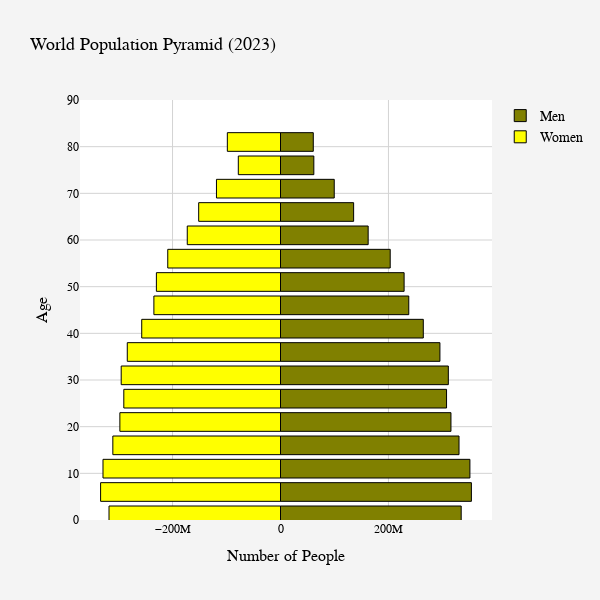

Source (notebook cell):
### Code cell
# Creating a population pyramid of the world
py.init_notebook_mode(connected=True)

layout_world1 = go.Layout(
    title="World Population Pyramid (2023)",
    title_font=dict(size=18, color='black'),
    barmode='overlay',
    width=600,
    height=600,
    paper_bgcolor='#f4f4f4',
    plot_bgcolor='#ffffff',
    font=dict(family="Arial, sans-serif", size=14, color="black"),
    xaxis=dict(
        title='Number of People',
        title_font=dict(size=16),
        tickfont=dict(size=12),
        gridcolor='lightgray'
    ),
    yaxis=dict(
        range=[0, 90],
        title='Age',
        title_font=dict(size=16),
        tickfont=dict(size=12),
        gridcolor='lightgray'
    ),
    showlegend=True
)

bins_world1 = [go.Bar(x = world.loc[str(2023),:].filter(regex="Male").values,
               y = [int(s[:2])+1 for s in ages],
               orientation='h',
               name='Men',
               marker=dict(color='olive', line=dict(color='black', width=1)),
               hoverinfo='skip'
               ),

        go.Bar(x = -world.loc[str(2023),:].filter(regex="Female").values,
               y=[int(s[:2])+1 for s in ages],
               orientation='h',
               name='Women',
               marker=dict(color='yellow', line=dict(color='black', width=1)),
               hoverinfo='skip',
               )
        ]

py.iplot(dict(data=bins_world1, layout=layout_world1))

### Figure 1 — Plotly figure (JSON) as saved in the notebook; plotly's stock layout.template omitted (floating-point values rounded to 4 significant figures)
{"data": [{"hoverinfo": "skip", "marker": {"color": "olive", "line": {"color": "black", "width": 1}}, "name": "Men", "orientation": "h", "type": "bar", "x": [334765288, 353677898, 350908323, 330734289, 315810689, 307639362, 310933348, 295368359, 264576185, 237668148, 229011272, 203254223, 162420898, 135500657, 99573175, 61764493, 60745503], "y": [1, 6, 11, 16, 21, 26, 31, 36, 41, 46, 51, 56, 61, 66, 71, 76, 81]}, {"hoverinfo": "skip", "marker": {"color": "yellow", "line": {"color": "black", "width": 1}}, "name": "Women", "orientation": "h", "type": "bar", "x": [-317720103, -333286965, -328854130, -310627065, -297607203, -290279991, -295121795, -283877044, -257096669, -234564251, -229951766, -208886865, -172758277, -151572611, -118632451, -78182123, -98504674], "y": [1, 6, 11, 16, 21, 26, 31, 36, 41, 46, 51, 56, 61, 66, 71, 76, 81]}], "layout": {"barmode": "overlay", "font": {"color": "black", "family": "Arial, sans-serif", "size": 14}, "height": 600, "paper_bgcolor": "#f4f4f4", "plot_bgcolor": "#ffffff", "showlegend": true, "title": {"font": {"color": "black", "size": 18}, "text": "World Population Pyramid (2023)"}, "width": 600, "xaxis": {"gridcolor": "lightgray", "tickfont": {"size": 12}, "title": {"font": {"size": 16}, "text": "Number of People"}}, "yaxis": {"gridcolor": "lightgray", "range": [0, 90], "tickfont": {"size": 12}, "title": {"font": {"size": 16}, "text": "Age"}}}}
